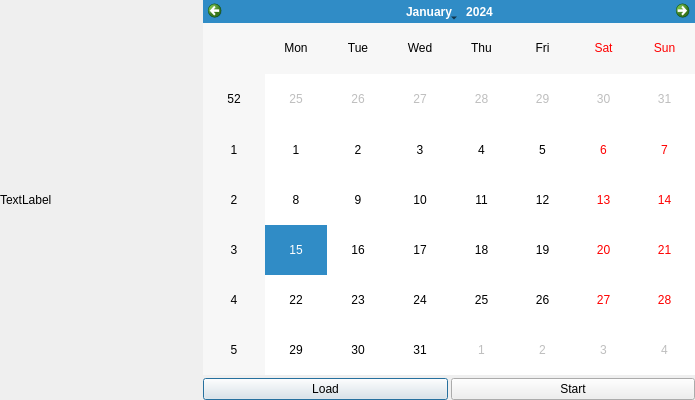
<?xml version="1.0" encoding="UTF-8"?>
<ui version="4.0">
 <class>DiagDlg</class>
 <widget class="QDialog" name="DiagDlg">
  <property name="geometry">
   <rect>
    <x>0</x>
    <y>0</y>
    <width>695</width>
    <height>400</height>
   </rect>
  </property>
  <property name="windowTitle">
   <string>Diagnostics</string>
  </property>
  <layout class="QHBoxLayout" name="horizontalLayout">
   <property name="spacing">
    <number>3</number>
   </property>
   <property name="leftMargin">
    <number>0</number>
   </property>
   <property name="topMargin">
    <number>0</number>
   </property>
   <property name="rightMargin">
    <number>0</number>
   </property>
   <property name="bottomMargin">
    <number>0</number>
   </property>
   <item>
    <widget class="QLabel" name="imgDiag">
     <property name="sizePolicy">
      <sizepolicy hsizetype="Fixed" vsizetype="Preferred">
       <horstretch>1</horstretch>
       <verstretch>1</verstretch>
      </sizepolicy>
     </property>
     <property name="minimumSize">
      <size>
       <width>200</width>
       <height>0</height>
      </size>
     </property>
     <property name="baseSize">
      <size>
       <width>400</width>
       <height>0</height>
      </size>
     </property>
     <property name="text">
      <string>TextLabel</string>
     </property>
    </widget>
   </item>
   <item>
    <layout class="QVBoxLayout" name="verticalLayout">
     <item>
      <widget class="QCalendarWidget" name="calDate"/>
     </item>
     <item>
      <layout class="QHBoxLayout" name="horizontalLayout_2">
       <item>
        <widget class="QPushButton" name="btnLoad">
         <property name="sizePolicy">
          <sizepolicy hsizetype="Minimum" vsizetype="Preferred">
           <horstretch>0</horstretch>
           <verstretch>0</verstretch>
          </sizepolicy>
         </property>
         <property name="text">
          <string>Load</string>
         </property>
        </widget>
       </item>
       <item>
        <widget class="QPushButton" name="btnStart">
         <property name="text">
          <string>Start</string>
         </property>
        </widget>
       </item>
      </layout>
     </item>
    </layout>
   </item>
  </layout>
 </widget>
 <resources/>
 <connections/>
</ui>
